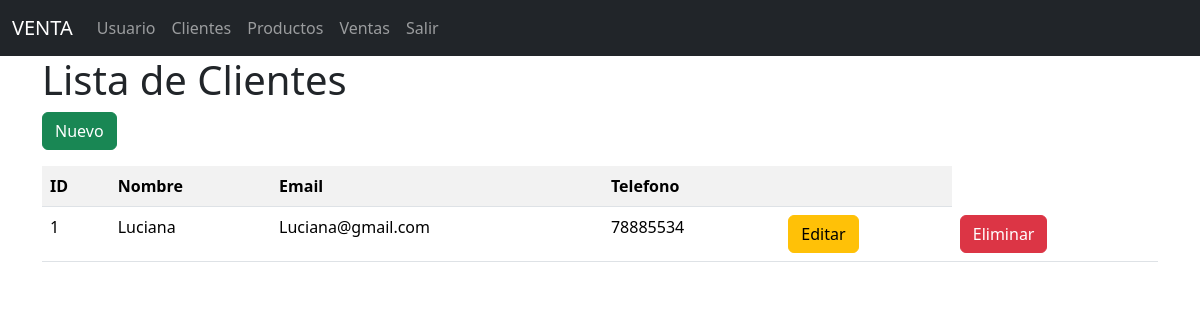
/clientes/, run on the app's committed database.
### models/cliente_model.py (models this page shows, shortened)
class Cliente(db.Model):
    __tablename__ = "clientes"
    id = db.Column(db.Integer, primary_key=True)
    nombre = db.Column(db.String(80), nullable=False)
    email = db.Column(db.String(100), nullable=False)
    telefono = db.Column(db.String(20), nullable=False)
    ventas = db.relationship('Venta', back_populates='cliente')
    @staticmethod
    def get_all():
        return Cliente.query.all()

### controllers/cliente_controller.py (the view)
@cliente_bp.route("/")
def index():
    clientes = Cliente.get_all()
    return cliente_view.list(clientes)

### run.py (called while the page is built)
@app.context_processor
def inject_activate_path():
    def is_activate(path):
        return 'activate' if request.path == path else ''
    return dict(is_activate=is_activate)

### views/cliente_view.py (called while the page is built)
def list(clientes):
    return render_template('clientes/index.html',clientes = clientes)

### templates/clientes/index.html (shortened to what this page needs)
{% extends 'base.html' %}
{% block content %}
<h1>Lista de Clientes </h1>
<a href="{{url_for('cliente.create')}}" class="btn btn-success mb-3">Nuevo</a>
<table class="table table-striped">
    <tr>
        <th>ID</th>
        <th>Nombre</th>
        <th>Email</th>
        <th>Telefono</th>
        <th></th>
    </tr>
    {% for item in clientes %}
<tr>
    <td>{{ item.id }}</td>
    <td>{{ item.nombre }}</td>
    <td>{{ item.email }}</td>
    <td>{{ item.telefono }}</td>
    <td>
        <a href="{{ url_for('cliente.edit', id=item.id) }}" class="btn btn-warning">Editar</a>
    </td>
    <td>
        <a href="{{ url_for('cliente.delete', id=item.id) }}" class="btn btn-danger">Eliminar</a>
    </td>
</tr>
{% endfor %}
</table>
{% endblock %}

### data on the page
Cliente: id "1", nombre "Luciana", email "Luciana@gmail.com", telefono "78885534"
